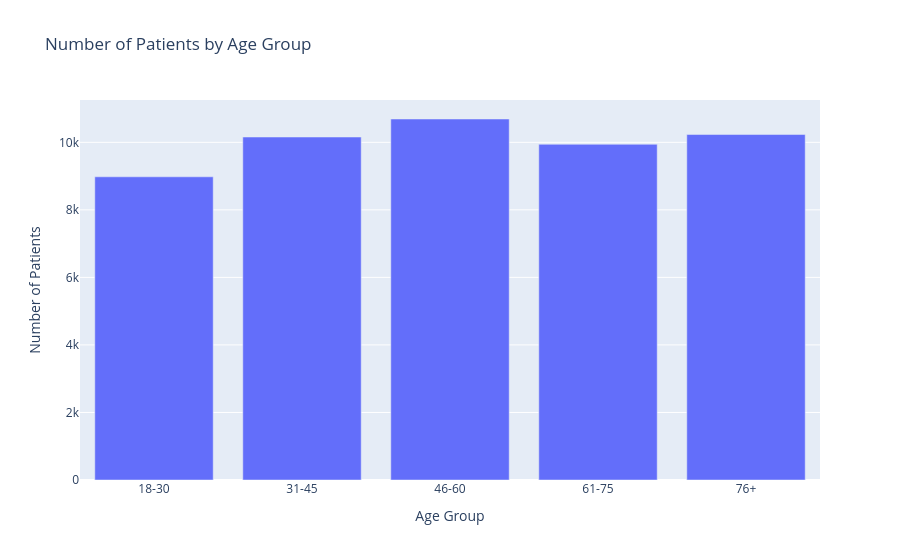

The code cell stored with this chart in its notebook:
### Code cell
fig = px.bar(
    age_counts.reset_index(),
    x='Age_Group',
    y='count',
    title='Number of Patients by Age Group',
    labels={
        'Age_Group': 'Age Group',
        'count': 'Number of Patients'
    }
)

fig.show()

### Figure 1 — Plotly figure (JSON) as saved in the notebook; plotly's stock layout.template omitted (floating-point values rounded to 4 significant figures)
{"data": [{"hovertemplate": "Age Group=%{x}<br>Number of Patients=%{y}<extra></extra>", "legendgroup": "", "marker": {"color": "#636efa", "pattern": {"shape": ""}}, "name": "", "orientation": "v", "showlegend": false, "textposition": "auto", "type": "bar", "x": ["18-30", "31-45", "46-60", "61-75", "76+"], "xaxis": "x", "y": [8979, 10157, 10691, 9942, 10231], "yaxis": "y"}], "layout": {"barmode": "relative", "legend": {"tracegroupgap": 0}, "title": {"text": "Number of Patients by Age Group"}, "xaxis": {"anchor": "y", "domain": [0, 1], "title": {"text": "Age Group"}}, "yaxis": {"anchor": "x", "domain": [0, 1], "title": {"text": "Number of Patients"}}}}
